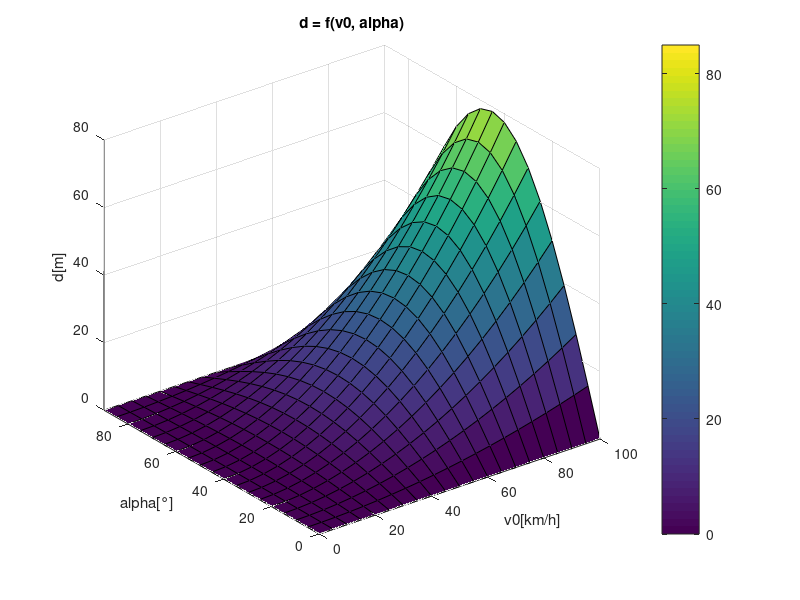
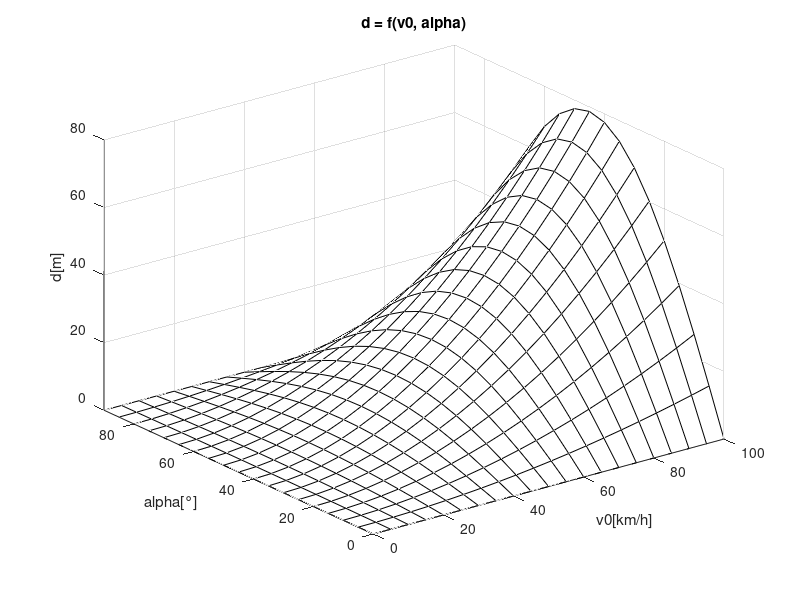
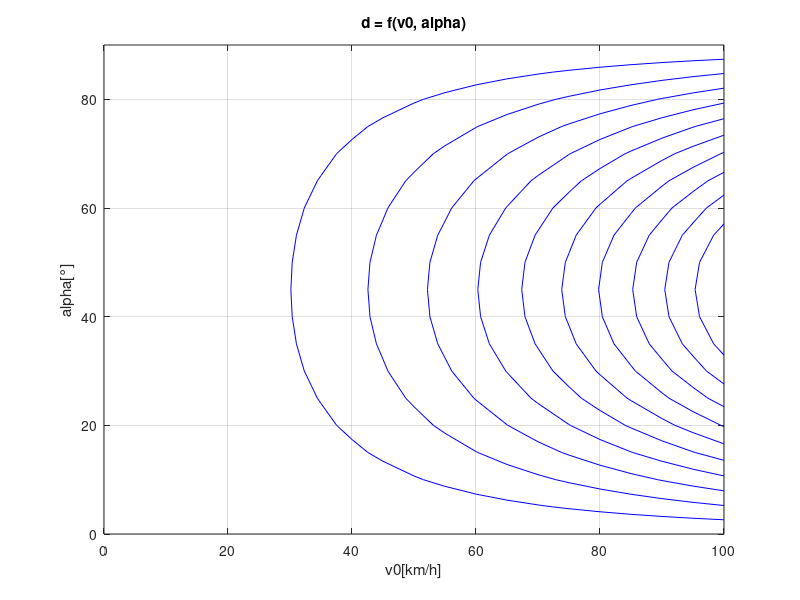
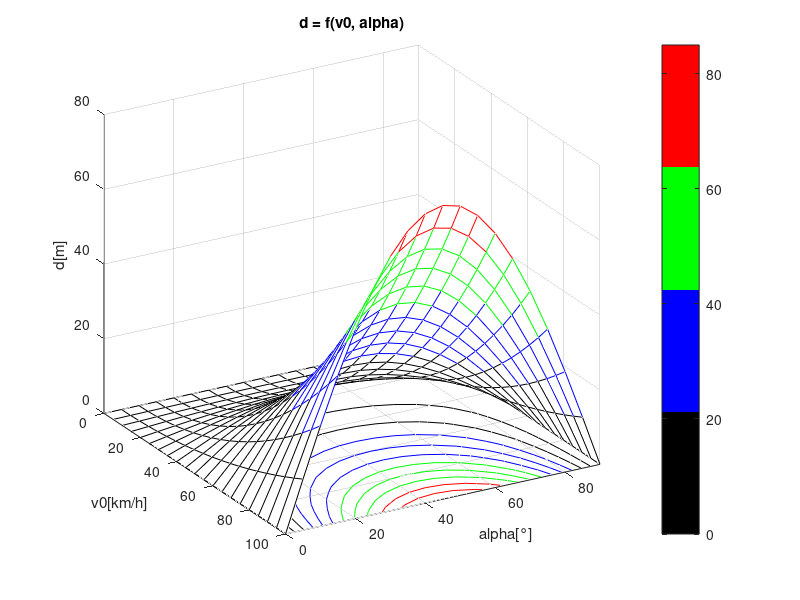

Recreate these plots in MATLAB, in order.
% computation
[x,y] = meshgrid(0:5:100, 0:5:90);
map = [0, 0, 0;
       0, 0, 1;
       0, 1, 0;
       1, 0, 0];
z = (((x./3.6).^2)/9.81).*sind(2*y);
X = x(1,:);
Y = y(:,1);
mdeg = 45;
sddeg = 10;
mvel = 90;
sdvel = 3;
degdist = mdeg + sddeg*randn(10000,1);
veldist = mvel + sdvel*randn(10000,1);
tradist = (((veldist./3.6).^2)/9.81).*sind(2*degdist);

% plotting
figure()
surf(X,Y,z)
ylim([0 max(Y)])
grid on
title('d = f(v0, alpha)')
xlabel('v0[km/h]')
ylabel('alpha[°]')
zlabel('d[m]')
colorbar
caxis([0,85])


figure()
mesh(X,Y,z)
ylim([0 max(Y)])
grid on
title('d = f(v0, alpha)')
xlabel('v0[km/h]')
ylabel('alpha[°]')
zlabel('d[m]')
colormap([0 0 0])

figure()
[C,h] = contour(X,Y,z);
v = 10:10:100;
clabel(C,h,v, 'background', 'r');
ylim([0 max(Y)])
grid on
title('d = f(v0, alpha)')
xlabel('v0[km/h]')
ylabel('alpha[°]')
zlabel('d[m]')
colormap([0 0 1])

figure()
colormap(map)
meshc(X,Y,z)
view(60, 25)
ylim([0 max(Y)])
grid on
title('d = f(v0, alpha)')
xlabel('v0[km/h]')
ylabel('alpha[°]')
zlabel('d[m]')
colorbar
caxis([0,85])

figure()
hist(tradist, 50);
grid on
title('Histogram of trajectory')
ylabel('count')
xlabel('d[m]')

figure()
hist(degdist, 50);
grid on
title('Histogram of angle')
ylabel('count')
xlabel('alpha[°]')

figure()
hist(veldist, 50);
grid on
title('Histogram of velocity')
ylabel('count')
xlabel('v0[km/h]')